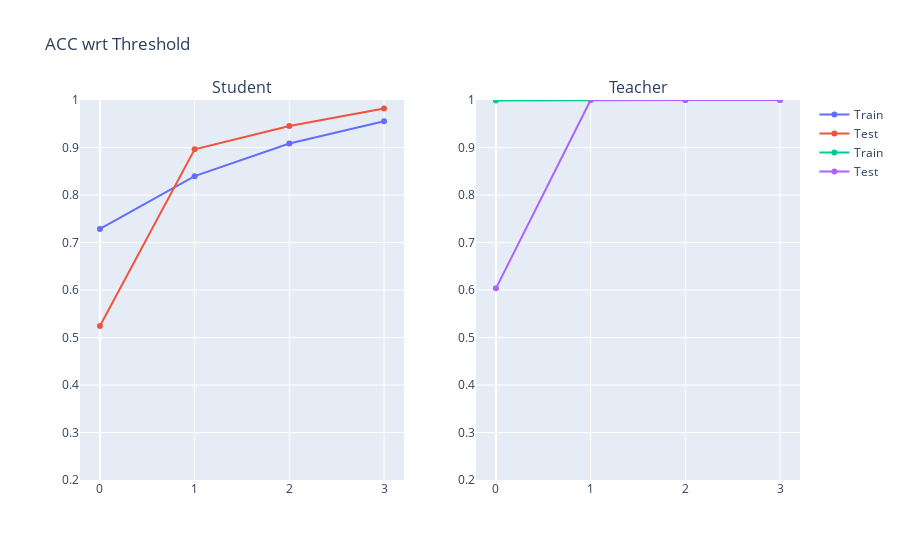

Notebook code cell kept with this figure:
### Code cell
# Plot Accuracy per quantile
quantile_acc(teacher_df, student_df)

### Figure 1 — Plotly figure (JSON) as saved in the notebook; plotly's stock layout.template omitted (floating-point values rounded to 4 significant figures)
{"data": [{"name": "Train", "type": "scatter", "x": [0, 1, 2, 3], "y": [0.7286, 0.8397, 0.9083, 0.9552]}, {"name": "Test", "type": "scatter", "x": [0, 1, 2, 3], "y": [0.5241, 0.8962, 0.9452, 0.9822]}, {"name": "Train", "type": "scatter", "x": [0, 1, 2, 3], "xaxis": "x2", "y": [0.9989, 1, 1, 1], "yaxis": "y2"}, {"name": "Test", "type": "scatter", "x": [0, 1, 2, 3], "xaxis": "x2", "y": [0.6034, 1, 1, 1], "yaxis": "y2"}], "layout": {"annotations": [{"font": {"size": 16}, "showarrow": false, "text": "Student", "x": 0.225, "xanchor": "center", "xref": "paper", "y": 1, "yanchor": "bottom", "yref": "paper"}, {"font": {"size": 16}, "showarrow": false, "text": "Teacher", "x": 0.775, "xanchor": "center", "xref": "paper", "y": 1, "yanchor": "bottom", "yref": "paper"}], "autosize": true, "title": {"text": "ACC wrt Threshold"}, "xaxis": {"anchor": "y", "autorange": true, "domain": [0, 0.45], "range": [-0.2375, 3.238], "type": "linear"}, "xaxis2": {"anchor": "y2", "autorange": true, "domain": [0.55, 1], "range": [-0.2375, 3.238], "type": "linear"}, "yaxis": {"anchor": "x", "domain": [0, 1], "range": [0.2, 1], "type": "linear"}, "yaxis2": {"anchor": "x2", "domain": [0, 1], "range": [0.2, 1], "type": "linear"}}}
